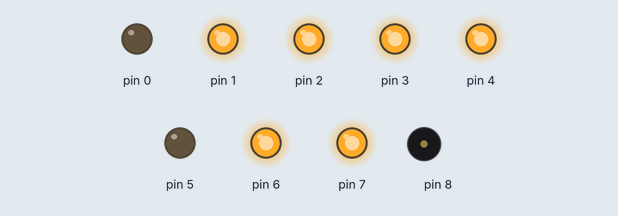
Bench run of a sketch on a simulated Arduino Uno, built with avr-gcc and run on an emulated ATmega328P. Parts: output pins drawn as LEDs (lit = HIGH), buzzer (waves = sounding).

Above: at 0.9 s.
At 2.9 s:
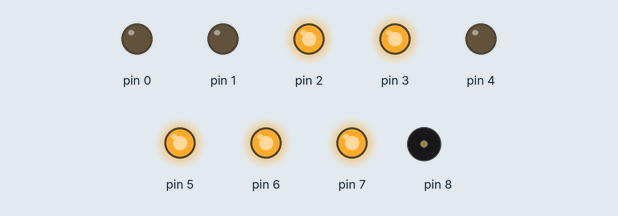
At 3.9 s:
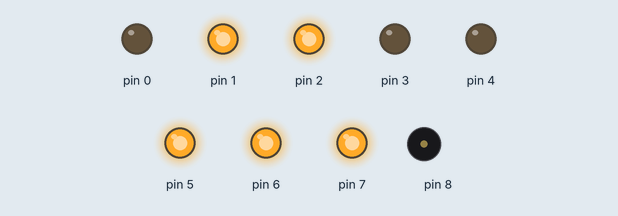
At 5.9 s:
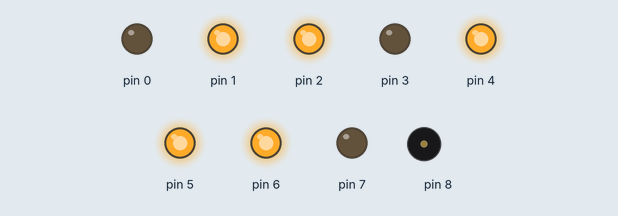
At 8.9 s:
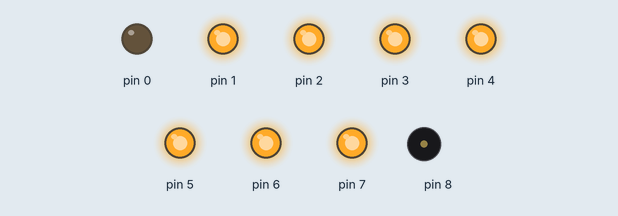
At 11.9 s:
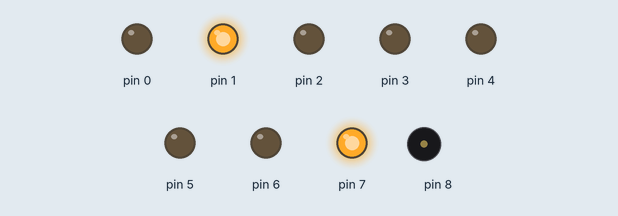
Timing chart, 0 to 13.5 s (numbered marks = the images above):
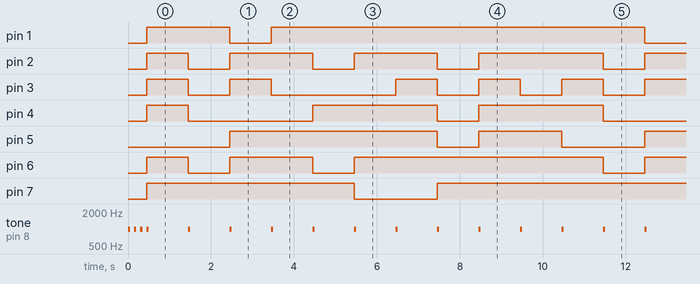

Measured:
- by itself, pin 1: repeats every 10.0 s: LOW 1.0 s, HIGH 9.0 s
- by itself, pin 2: repeats every 10.0 s: 2 × (LOW 1.0 s, HIGH 2.0 s), LOW 1.0 s, HIGH 3.0 s
- by itself, pin 3: repeats every 10.0 s: LOW 1.0 s, HIGH 1.0 s, LOW 3.0 s, 2 × (HIGH 1.0 s, LOW 1.0 s), HIGH 1.0 s
- by itself, pin 4: repeats every 10.0 s: LOW 3.0 s, HIGH 3.0 s, LOW 1.0 s, HIGH 3.0 s
- by itself, pin 5: repeats every 10.0 s: LOW 1.0 s, HIGH 2.0 s, LOW 2.0 s, HIGH 5.0 s
- by itself, pin 6: repeats every 10.0 s: LOW 1.0 s, HIGH 2.0 s, LOW 1.0 s, HIGH 6.0 s
- by itself, pin 7: repeats every 10.0 s: LOW 2.0 s, HIGH 8.0 s
- by itself, tone on pin 8: goes 3 × (1000 Hz 0.05 s, silent 0.10 s), 39 × (1000 Hz 0.05 s, silent 0.95 s), 1000 Hz 0.05 s, then silent

The sketch:

sketch_jun27a.ino
```cpp
byte my_numbers[]{
  B11011110,
  B10000010,
  B11101100,
  B11100110,
  B10110010,
  B01110110,
  B01111110,
  B11000010,
  B11111110,
  B11110110,
  B00000000
};
void setup() {
  DDRD = B11111111;
  int i;
  for( i = 0; i < 3; i++)
  {
    tone(8,1000,50);
    delay(150);
  }
}

void loop() {
  DDRD = B11111111;
  int i = 0;
  for( i = 0; i < 10; i++)
  {
    PORTD = my_numbers[i];
    tone(8,1000,50);
    delay(1000);
  }
}
```
